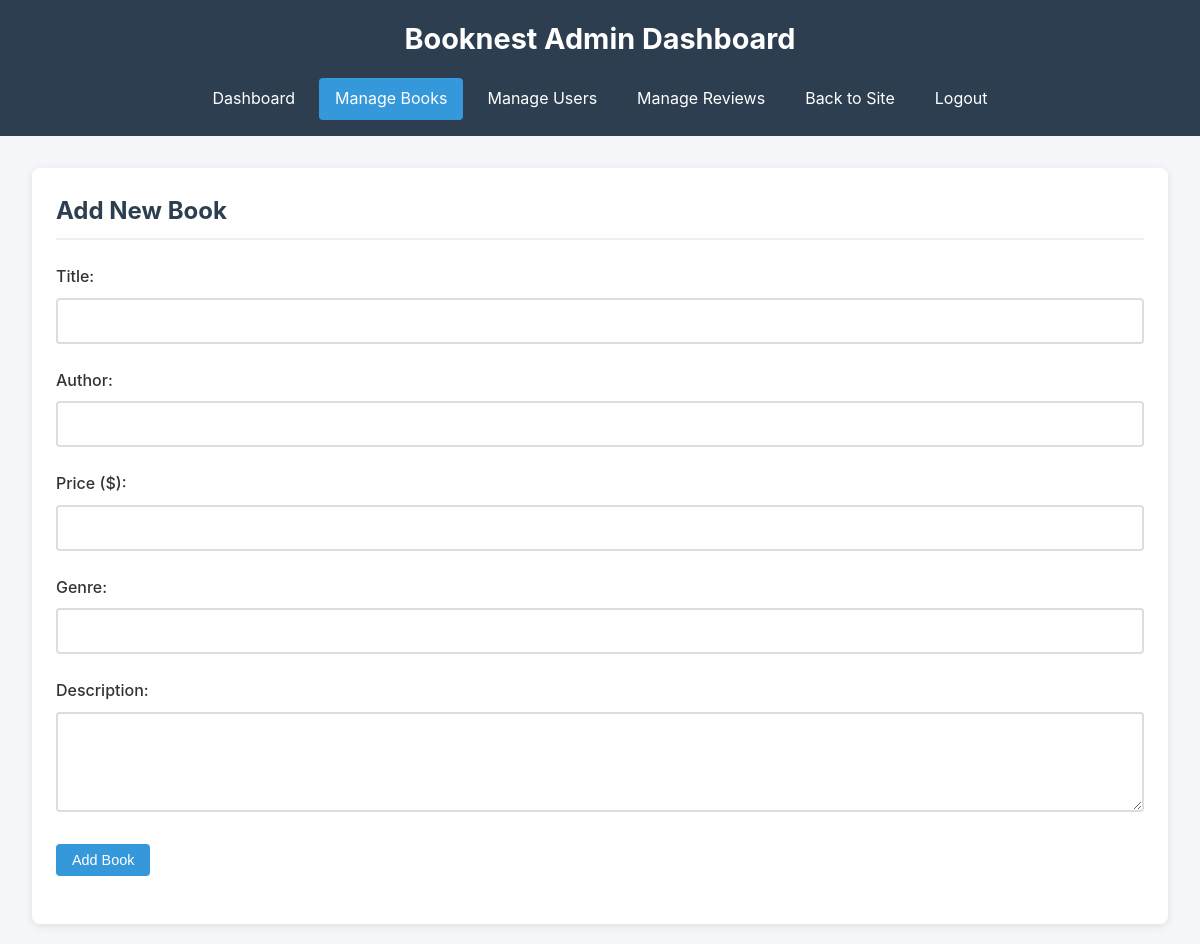
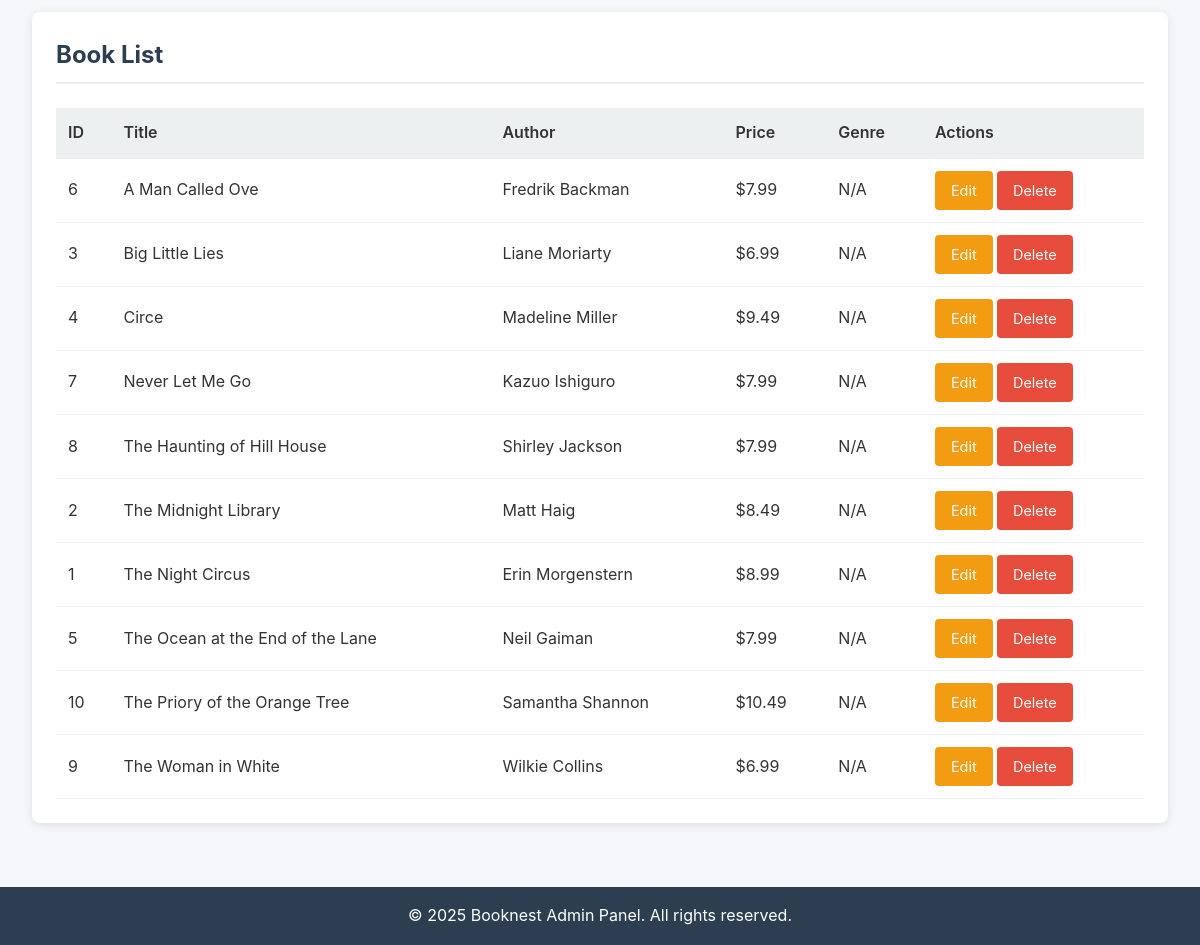
The app's page /admin/books.php (signed in) with its own data (2 pictures, top to bottom).
### tables this page shows
CREATE TABLE IF NOT EXISTS `books` (
  `id` int NOT NULL AUTO_INCREMENT,
  `title` varchar(255) NOT NULL,
  `author` varchar(100) NOT NULL,
  `description` text,
  `price` decimal(10,2) NOT NULL,
  `created_at` timestamp NULL DEFAULT CURRENT_TIMESTAMP,
  PRIMARY KEY (`id`)
);

### admin/books.php (the view, shortened to what this page needs)
<?php
require '../database.php';
$edit_book = null;
$stmt = $pdo->query("SELECT * FROM books ORDER BY title");
$books = $stmt->fetchAll();
?>
<!DOCTYPE html>
<html lang="en">
<head>
    <link rel="stylesheet" href="../css/admin-style.css">
</head>
<body>
    <header>
        <h1>Booknest Admin Dashboard</h1>
        <nav>
            <a href="index.php">Dashboard</a>
            <a href="books.php" class="active">Manage Books</a>
            <a href="users.php">Manage Users</a>
            <a href="reviews.php">Manage Reviews</a>
            <a href="../index.php">Back to Site</a>
            <a href="../logout.php">Logout</a>
        </nav>
    </header>
    <main>
        <section class="book-form">
            <h2><?php echo $edit_book ? 'Edit Book' : 'Add New Book'; ?></h2>
            <form method="POST" action="books.php">
                <div class="form-group">
                    <label for="title">Title:</label>
                    <input type="text" id="title" name="title" value="<?php echo $edit_book ? htmlspecialchars($edit_book['title']) : ''; ?>" required>
                </div>
                <div class="form-group">
                    <label for="author">Author:</label>
                    <input type="text" id="author" name="author" value="<?php echo $edit_book ? htmlspecialchars($edit_book['author']) : ''; ?>" required>
                </div>
                <div class="form-group">
                    <label for="price">Price ($):</label>
                    <input type="number" id="price" name="price" step="0.01" min="0" value="<?php echo $edit_book ? htmlspecialchars($edit_book['price']) : ''; ?>" required>
                </div>
                <div class="form-group">
                    <label for="genre">Genre:</label>
                    <input type="text" id="genre" name="genre" value="<?php echo $edit_book ? htmlspecialchars($edit_book['genre']) : ''; ?>">
                </div>
                <div class="form-group">
                    <label for="description">Description:</label>
                    <textarea id="description" name="description" rows="4"><?php echo $edit_book ? htmlspecialchars($edit_book['description']) : ''; ?></textarea>
                </div>
                <div class="form-group">
                    <button type="submit" class="btn-primary"><?php echo $edit_book ? 'Update Book' : 'Add Book'; ?></button>
                </div>
            </form>
        </section>
        <section class="book-list">
            <h2>Book List</h2>
            <?php if (count($books) > 0): ?>
                <table>
                    <thead>
                        <tr>
                            <th>ID</th>
                            <th>Title</th>
                            <th>Author</th>
                            <th>Price</th>
                            <th>Genre</th>
                            <th>Actions</th>
                        </tr>
                    </thead>
                    <tbody>
                        <?php foreach ($books as $book): ?>
                            <tr>
                                <td><?php echo htmlspecialchars($book['id']); ?></td>
                                <td><?php echo htmlspecialchars($book['title']); ?></td>
                                <td><?php echo htmlspecialchars($book['author']); ?></td>
                                <td>$<?php echo htmlspecialchars(number_format($book['price'], 2)); ?></td>
                                <td><?php echo htmlspecialchars($book['genre'] ?? 'N/A'); ?></td>
                                <td>
                                    <a href="books.php?edit=<?php echo $book['id']; ?>" class="btn-edit">Edit</a>
                                    <a href="books.php?delete=<?php echo $book['id']; ?>" class="btn-delete" onclick="return confirm('Are you sure you want to delete this book? This will also delete all reviews for this book.')">Delete</a>
                                </td>
                            </tr>
                        <?php endforeach; ?>
                    </tbody>
                </table>
            <?php else: ?>
                <p>No books found in the database.</p>
            <?php endif; ?>
        </section>
    </main>
    <footer>
        <p>&copy; <?php echo date("Y"); ?> Booknest Admin Panel. All rights reserved.</p>
    </footer>
</body>
</html>

### css/admin-style.css (style rules this page uses)
:root { --primary-color: #2c3e50; --secondary-color: #3498db; --success-color: #2ecc71; --warning-color: #f39c12; --danger-color: #e74c3c; --light-color: #ecf0f1; --dark-color: #2c3e50; --text-color: #333; --background-color: #f5f7fa; }
* { box-sizing: border-box; margin: 0; padding: 0; }
body { font-family: -apple-system, BlinkMacSystemFont, 'Segoe UI', Roboto, Oxygen-Sans, Ubuntu, Cantarell, sans-serif; line-height: 1.6; color: var(--text-color); background-color: var(--background-color); min-height: 100vh; display: flex; flex-direction: column; }
header { background-color: var(--primary-color); color: white; padding: 1rem 0; text-align: center; }
header h1 { margin-bottom: 1rem; font-size: 1.8rem; }
nav { display: flex; justify-content: center; flex-wrap: wrap; gap: 0.5rem; }
nav a { color: white; text-decoration: none; padding: 0.5rem 1rem; border-radius: 4px; transition: background-color 0.3s; }
nav a:hover, nav a.active { background-color: var(--secondary-color); }
main { flex: 1; padding: 2rem; max-width: 1200px; margin: 0 auto; width: 100%; }
section { background-color: white; border-radius: 8px; box-shadow: 0 2px 10px rgba(0, 0, 0, 0.1); padding: 1.5rem; margin-bottom: 2rem; }
h2 { color: var(--primary-color); margin-bottom: 1.5rem; padding-bottom: 0.5rem; border-bottom: 2px solid var(--light-color); }
table { width: 100%; border-collapse: collapse; margin-top: 1rem; }
th, td { padding: 0.75rem; text-align: left; border-bottom: 1px solid var(--light-color); }
th { background-color: var(--light-color); font-weight: 600; }
.btn-primary, .btn-secondary, .btn-delete, .btn-edit, .btn-toggle, .btn-approve, .btn-reject { display: inline-block; padding: 0.5rem 1rem; border-radius: 4px; text-decoration: none; cursor: pointer; font-size: 0.9rem; transition: background-color 0.3s, transform 0.2s; border: none; }
.btn-primary { background-color: var(--secondary-color); color: white; }
.btn-delete { background-color: var(--danger-color); color: white; }
.btn-edit { background-color: var(--warning-color); color: white; }
.form-group { margin-bottom: 1.5rem; }
label { display: block; margin-bottom: 0.5rem; font-weight: 500; }
input, textarea, select { width: 100%; padding: 0.75rem; border: 2px solid #ddd; border-radius: 4px; font-size: 1rem; transition: border-color 0.3s; }
footer { background-color: var(--primary-color); color: white; text-align: center; padding: 1rem 0; margin-top: auto; }

### records on screen
books: id "6", title "A Man Called Ove", author "Fredrik Backman", price "7.99", genre "N/A"
books: id "3", title "Big Little Lies", author "Liane Moriarty", price "6.99", genre "N/A"
books: id "4", title "Circe", author "Madeline Miller", price "9.49", genre "N/A"
books: id "7", title "Never Let Me Go", author "Kazuo Ishiguro", price "7.99", genre "N/A"
books: id "8", title "The Haunting of Hill House", author "Shirley Jackson", price "7.99", genre "N/A"
books: id "2", title "The Midnight Library", author "Matt Haig", price "8.49", genre "N/A"
books: id "1", title "The Night Circus", author "Erin Morgenstern", price "8.99", genre "N/A"
books: id "5", title "The Ocean at the End of the Lane", author "Neil Gaiman", price "7.99", genre "N/A"
books: id "10", title "The Priory of the Orange Tree", author "Samantha Shannon", price "10.49", genre "N/A"
books: id "9", title "The Woman in White", author "Wilkie Collins", price "6.99", genre "N/A"
